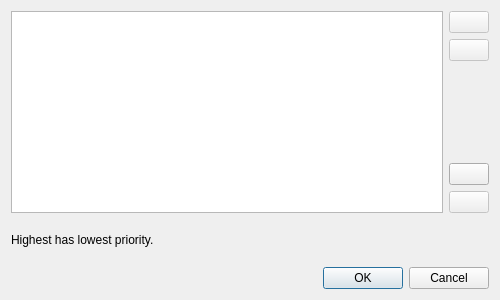
<?xml version="1.0" encoding="UTF-8"?>
<ui version="4.0">
 <class>ModsDialog</class>
 <widget class="QDialog" name="ModsDialog">
  <property name="geometry">
   <rect>
    <x>0</x>
    <y>0</y>
    <width>500</width>
    <height>300</height>
   </rect>
  </property>
  <property name="windowTitle">
   <string>Mods</string>
  </property>
  <layout class="QVBoxLayout" name="verticalLayout">
   <item>
    <layout class="QGridLayout" name="gridLayout">
     <item row="0" column="1">
      <widget class="QPushButton" name="buttonUp">
       <property name="enabled">
        <bool>false</bool>
       </property>
       <property name="text">
        <string/>
       </property>
       <property name="icon">
        <iconset resource="../resources.qrc">
         <normaloff>:/data_compiled/up.png</normaloff>:/data_compiled/up.png</iconset>
       </property>
      </widget>
     </item>
     <item row="1" column="1">
      <widget class="QPushButton" name="buttonDown">
       <property name="enabled">
        <bool>false</bool>
       </property>
       <property name="accessibleDescription">
        <string/>
       </property>
       <property name="text">
        <string/>
       </property>
       <property name="icon">
        <iconset resource="../resources.qrc">
         <normaloff>:/data_compiled/down.png</normaloff>:/data_compiled/down.png</iconset>
       </property>
      </widget>
     </item>
     <item row="5" column="1">
      <widget class="QPushButton" name="buttonDelete">
       <property name="enabled">
        <bool>false</bool>
       </property>
       <property name="text">
        <string/>
       </property>
       <property name="icon">
        <iconset resource="../resources.qrc">
         <normaloff>:/data_compiled/delete.png</normaloff>:/data_compiled/delete.png</iconset>
       </property>
       <property name="iconSize">
        <size>
         <width>22</width>
         <height>22</height>
        </size>
       </property>
      </widget>
     </item>
     <item row="4" column="1">
      <widget class="QPushButton" name="buttonAdd">
       <property name="statusTip">
        <string/>
       </property>
       <property name="whatsThis">
        <string/>
       </property>
       <property name="accessibleDescription">
        <string/>
       </property>
       <property name="text">
        <string/>
       </property>
       <property name="icon">
        <iconset resource="../resources.qrc">
         <normaloff>:/data_compiled/add.png</normaloff>:/data_compiled/add.png</iconset>
       </property>
       <property name="iconSize">
        <size>
         <width>22</width>
         <height>22</height>
        </size>
       </property>
      </widget>
     </item>
     <item row="6" column="0" colspan="2">
      <widget class="QLabel" name="label">
       <property name="text">
        <string>Highest has lowest priority.</string>
       </property>
      </widget>
     </item>
     <item row="0" column="0" rowspan="6">
      <widget class="QListWidget" name="modsListWidget">
       <property name="showDropIndicator" stdset="0">
        <bool>true</bool>
       </property>
       <property name="dragEnabled">
        <bool>true</bool>
       </property>
       <property name="dragDropMode">
        <enum>QAbstractItemView::InternalMove</enum>
       </property>
      </widget>
     </item>
    </layout>
   </item>
   <item>
    <widget class="QDialogButtonBox" name="buttonBox">
     <property name="orientation">
      <enum>Qt::Horizontal</enum>
     </property>
     <property name="standardButtons">
      <set>QDialogButtonBox::Cancel|QDialogButtonBox::Ok</set>
     </property>
    </widget>
   </item>
  </layout>
 </widget>
 <resources>
  <include location="../resources.qrc"/>
 </resources>
 <connections>
  <connection>
   <sender>buttonBox</sender>
   <signal>accepted()</signal>
   <receiver>ModsDialog</receiver>
   <slot>accept()</slot>
   <hints>
    <hint type="sourcelabel">
     <x>257</x>
     <y>290</y>
    </hint>
    <hint type="destinationlabel">
     <x>157</x>
     <y>274</y>
    </hint>
   </hints>
  </connection>
  <connection>
   <sender>buttonBox</sender>
   <signal>rejected()</signal>
   <receiver>ModsDialog</receiver>
   <slot>reject()</slot>
   <hints>
    <hint type="sourcelabel">
     <x>325</x>
     <y>290</y>
    </hint>
    <hint type="destinationlabel">
     <x>286</x>
     <y>274</y>
    </hint>
   </hints>
  </connection>
 </connections>
</ui>
